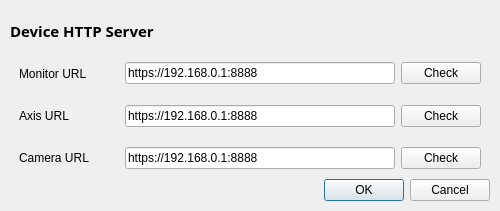
<?xml version="1.0" encoding="UTF-8"?>
<ui version="4.0">
 <class>Dialog</class>
 <widget class="QDialog" name="Dialog">
  <property name="geometry">
   <rect>
    <x>0</x>
    <y>0</y>
    <width>500</width>
    <height>211</height>
   </rect>
  </property>
  <property name="minimumSize">
   <size>
    <width>500</width>
    <height>211</height>
   </size>
  </property>
  <property name="maximumSize">
   <size>
    <width>500</width>
    <height>211</height>
   </size>
  </property>
  <property name="windowTitle">
   <string>Dialog</string>
  </property>
  <layout class="QVBoxLayout" name="verticalLayout">
   <property name="spacing">
    <number>0</number>
   </property>
   <property name="leftMargin">
    <number>10</number>
   </property>
   <property name="topMargin">
    <number>10</number>
   </property>
   <property name="rightMargin">
    <number>10</number>
   </property>
   <property name="bottomMargin">
    <number>10</number>
   </property>
   <item>
    <widget class="QLabel" name="label_4">
     <property name="font">
      <font>
       <family>Noto Sans</family>
       <pointsize>11</pointsize>
       <bold>true</bold>
      </font>
     </property>
     <property name="text">
      <string>Device HTTP Server</string>
     </property>
    </widget>
   </item>
   <item>
    <widget class="QWidget" name="widget_2" native="true">
     <property name="sizePolicy">
      <sizepolicy hsizetype="Preferred" vsizetype="Preferred">
       <horstretch>0</horstretch>
       <verstretch>0</verstretch>
      </sizepolicy>
     </property>
     <layout class="QHBoxLayout" name="horizontalLayout_2">
      <item>
       <widget class="QLabel" name="label_2">
        <property name="minimumSize">
         <size>
          <width>100</width>
          <height>0</height>
         </size>
        </property>
        <property name="text">
         <string>Monitor URL</string>
        </property>
       </widget>
      </item>
      <item>
       <widget class="QLineEdit" name="lineEdit_2">
        <property name="text">
         <string>https://192.168.0.1:8888</string>
        </property>
       </widget>
      </item>
      <item>
       <widget class="QPushButton" name="pushButton">
        <property name="text">
         <string>Check</string>
        </property>
       </widget>
      </item>
     </layout>
    </widget>
   </item>
   <item>
    <widget class="QWidget" name="widget" native="true">
     <property name="sizePolicy">
      <sizepolicy hsizetype="Preferred" vsizetype="Preferred">
       <horstretch>0</horstretch>
       <verstretch>0</verstretch>
      </sizepolicy>
     </property>
     <layout class="QHBoxLayout" name="horizontalLayout">
      <item>
       <widget class="QLabel" name="label">
        <property name="minimumSize">
         <size>
          <width>100</width>
          <height>0</height>
         </size>
        </property>
        <property name="text">
         <string>Axis URL</string>
        </property>
       </widget>
      </item>
      <item>
       <widget class="QLineEdit" name="lineEdit">
        <property name="text">
         <string>https://192.168.0.1:8888</string>
        </property>
       </widget>
      </item>
      <item>
       <widget class="QPushButton" name="pushButton_2">
        <property name="text">
         <string>Check</string>
        </property>
       </widget>
      </item>
     </layout>
    </widget>
   </item>
   <item>
    <widget class="QWidget" name="widget_3" native="true">
     <property name="sizePolicy">
      <sizepolicy hsizetype="Preferred" vsizetype="Preferred">
       <horstretch>0</horstretch>
       <verstretch>0</verstretch>
      </sizepolicy>
     </property>
     <layout class="QHBoxLayout" name="horizontalLayout_3">
      <item>
       <widget class="QLabel" name="label_3">
        <property name="minimumSize">
         <size>
          <width>100</width>
          <height>0</height>
         </size>
        </property>
        <property name="text">
         <string>Camera URL</string>
        </property>
       </widget>
      </item>
      <item>
       <widget class="QLineEdit" name="lineEdit_3">
        <property name="text">
         <string>https://192.168.0.1:8888</string>
        </property>
       </widget>
      </item>
      <item>
       <widget class="QPushButton" name="pushButton_3">
        <property name="text">
         <string>Check</string>
        </property>
       </widget>
      </item>
     </layout>
    </widget>
   </item>
   <item>
    <widget class="QDialogButtonBox" name="buttonBox">
     <property name="orientation">
      <enum>Qt::Orientation::Horizontal</enum>
     </property>
     <property name="standardButtons">
      <set>QDialogButtonBox::StandardButton::Cancel|QDialogButtonBox::StandardButton::Ok</set>
     </property>
    </widget>
   </item>
  </layout>
 </widget>
 <resources/>
 <connections>
  <connection>
   <sender>buttonBox</sender>
   <signal>accepted()</signal>
   <receiver>Dialog</receiver>
   <slot>accept()</slot>
   <hints>
    <hint type="sourcelabel">
     <x>248</x>
     <y>254</y>
    </hint>
    <hint type="destinationlabel">
     <x>157</x>
     <y>274</y>
    </hint>
   </hints>
  </connection>
  <connection>
   <sender>buttonBox</sender>
   <signal>rejected()</signal>
   <receiver>Dialog</receiver>
   <slot>reject()</slot>
   <hints>
    <hint type="sourcelabel">
     <x>316</x>
     <y>260</y>
    </hint>
    <hint type="destinationlabel">
     <x>286</x>
     <y>274</y>
    </hint>
   </hints>
  </connection>
 </connections>
</ui>
